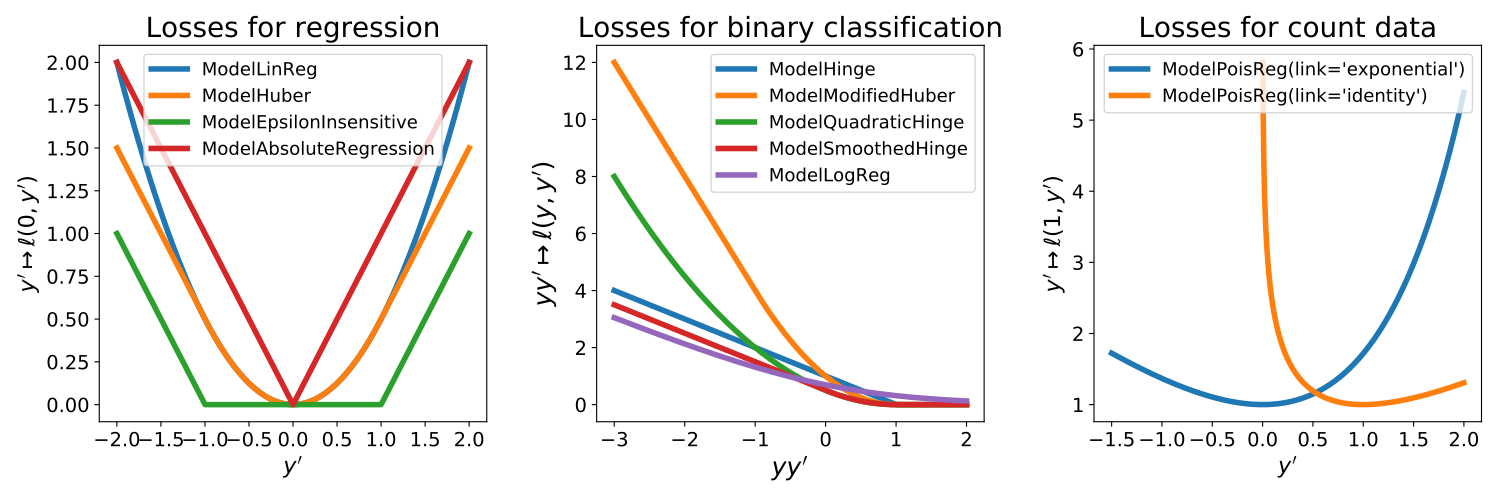

Recreate this plot in Python.
import matplotlib.pyplot as plt
import numpy as np

from tick.linear_model import ModelLinReg, ModelHinge, ModelQuadraticHinge, \
    ModelSmoothedHinge, ModelLogReg, ModelPoisReg
from tick.robust import ModelEpsilonInsensitive, ModelHuber, \
    ModelAbsoluteRegression, ModelModifiedHuber


plt.figure(figsize=(15, 5))

plt.subplot(1, 3, 1)
n = 1000
x = np.linspace(-2, 2, n)
ModelClasses = [ModelLinReg, ModelHuber, ModelEpsilonInsensitive,
                ModelAbsoluteRegression]
for Model in ModelClasses:
    model = Model(fit_intercept=False) \
        .fit(np.array([[1.]]), np.array([0.]))
    y = [model.loss(np.array([t])) for t in x]
    plt.plot(x, y, lw=4, label=model.name)
plt.xlabel(r"$y'$", fontsize=16)
plt.ylabel(r"$y' \mapsto \ell(0, y')$", fontsize=16)
plt.title('Losses for regression', fontsize=20)
plt.xticks(fontsize=14)
plt.yticks(fontsize=14)
plt.legend(fontsize=13)


plt.subplot(1, 3, 2)
x = np.linspace(-3, 2, n)
ModelClasses = [ModelHinge, ModelModifiedHuber, ModelQuadraticHinge,
                ModelSmoothedHinge, ModelLogReg]

for Model in ModelClasses:
    model = Model(fit_intercept=False) \
        .fit(np.array([[1.]]), np.array([1.]))
    y = [model.loss(np.array([t])) for t in x]
    plt.plot(x, y, lw=4, label=model.name)

plt.xlabel(r"$y y'$", fontsize=18)
plt.ylabel(r"$y y' \mapsto \ell(y, y')$", fontsize=18)
plt.title('Losses for binary classification', fontsize=20)
plt.xticks(fontsize=14)
plt.yticks(fontsize=14)
plt.legend(fontsize=13)


plt.subplot(1, 3, 3)
n = 1000
x = np.linspace(-1.5, 2, n)

models = [
    ModelPoisReg(fit_intercept=False, link='exponential'),
    ModelPoisReg(fit_intercept=False, link='identity')
]
labels = [
    "ModelPoisReg(link='exponential')",
    "ModelPoisReg(link='identity')"
]
for model, label in zip(models, labels):
    model.fit(np.array([[1.]]), np.array([1.]))
    y = [model.loss(np.array([t])) for t in x]
    plt.plot(x, y, lw=4, label=label)

plt.xlabel(r"$y'$", fontsize=16)
plt.ylabel(r"$y' \mapsto \ell(1, y')$", fontsize=16)
plt.title('Losses for count data', fontsize=20)
plt.xticks(fontsize=14)
plt.yticks(fontsize=14)
plt.legend(fontsize=13)

plt.tight_layout()
plt.show()
